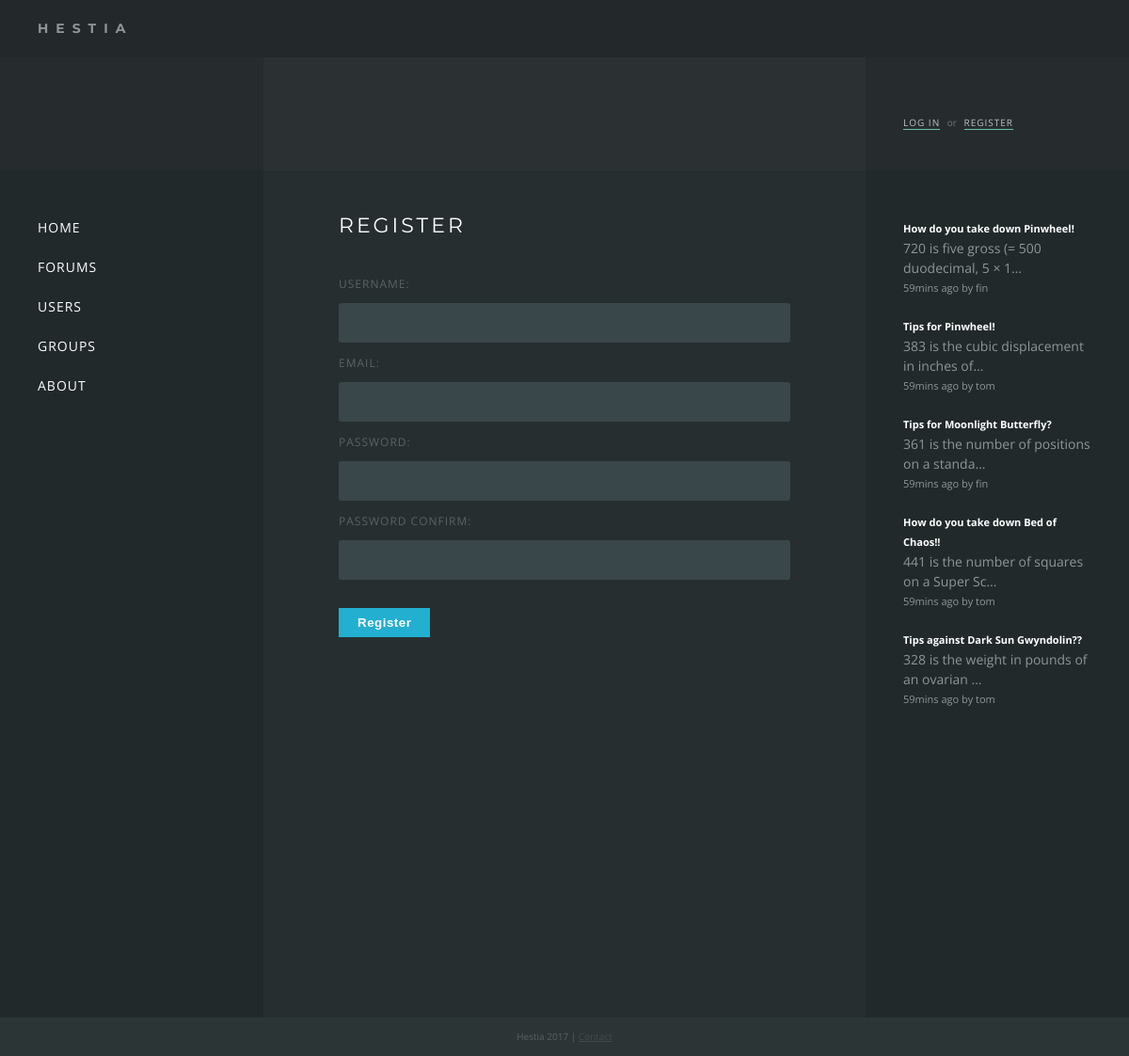
The app's page /users/register with its own data.
### forums/models.py (models this page shows, shortened)
class Response(models.Model):
    thread = models.ForeignKey(Thread, on_delete=models.CASCADE)
    poster = models.ForeignKey(settings.AUTH_USER_MODEL)
    message = models.CharField(max_length=200)
    posted = models.DateTimeField('date posted')

class Thread(models.Model):
    title = models.CharField(max_length=200)
    message = models.CharField(max_length=200)
    posted = models.DateTimeField('date posted')
    poster = models.ForeignKey(settings.AUTH_USER_MODEL, null=True)
    def was_posted_recently(self):
    	now = timezone.now()
    	return now - datetime.timedelta(days=1) <= self.posted <= now
    was_posted_recently.posted  = True
    was_posted_recently.boolean = True
    was_posted_recently.short_description = 'Published recently?'

### users/views.py (the view)
def register_view(request):
    if request.method == "POST":
        form = RegisterForm(request.POST, request.FILES)
        if form.is_valid():
            username = form.cleaned_data['username']
            email = form.cleaned_data['email']
            password = form.cleaned_data['password']
            try:
                user = User.objects.create_user(username, email, password)
            except IntegrityError as e:
                messages.error(request, 'Username taken')
                return render(request, 'users/register.html', {'form':form})
            profile = Profile.objects.create(user=user)
            login(request, user)
            return redirect('/')
        return render(request, 'users/register.html', {'form':form})
    else:
        form = RegisterForm()
        return render(request, 'users/register.html', {'form':form})

### users/forms.py (shortened to what this page needs)
class RegisterForm(forms.Form):
    username = forms.RegexField(min_length=3, max_length=15, regex=r'^[a-zA-Z0-9]+$', error_messages={ 'invalid': _("Username may only contain letters and numbers.") })
    email = forms.EmailField(min_length=10)
    password = forms.CharField(min_length=6, widget=forms.PasswordInput)
    password2 = forms.CharField(widget=forms.PasswordInput, label="Password Confirm")

### users/templates/users/register.html (shortened to what this page needs)
{% extends "base.html" %}
{% block content %}
    <h1>{% block title %}Register{% endblock %}</h1>
    <form method="POST" enctype="multipart/form-data" novalidate>
        {{ form }}
        <button type="submit" class="button button-primary">Register</button>
    </form>
{% endblock %}

### templates/base.html (shortened to what this page needs)
{% load static %}
{% load timesinceshort %}
<!DOCTYPE html>
<html>
<head>
	<link rel="stylesheet" type="text/css" href="{% static 'forums/style.css' %}" />
</head>
<body>
<div class="wrapper">
	<div class="header"><div class="title">Hestia</div></div>
	<div class="hero">
		<div class="box sidebar">
		</div>
		<div class="box content">
		</div>
		<div class="box sidebar auth">
		{% if user.is_authenticated %}
			<div class="name">Hello, <a href="/users/profile/{{ user.username }}">{{ user.username }}</a></div>
			<a href="/users/logout">Log out</a>
		{% else %}
			<a href="/users/login">Log in</a> <span>or</span> <a href="/users/register">Register</a>
		{% endif %}
		</div>
	</div>
	<div class="main">
		<div class="box sidebar">
			<nav>
			<ul>
			<li><a href="/">Home</a></li>
			<li><a href="/forums">Forums</a></li>
			<li><a href="/users">Users</a></li>
			<li><a href="/groups">Groups</a></li>
			<li><a href="/about">About</a></li>
			</ul>
			</nav>
		</div>
		<div class="box content">
			{% block content %}{% endblock %}
		</div>
		<div class="box sidebar">
			<div class="recent-responses">
				{% for recent_response in request.recent_responses %}
				<div class="response">
					<a href="/forums/{{ recent_response.thread.id }}">
						<div class="text-small"><b>{{ recent_response.thread.title }}</b></div>
						{{ recent_response.message|truncatechars:43 }}
						<div class="text-small">{{ recent_response.posted|timesinceshort }} ago by {{ recent_response.poster.username }}</div>
					</a>
				</div>
				{% endfor %}
			</div>
		</div>
	</div>
	<div class="footer">Hestia 2017 | <a href="">Contact</a></div>
</div>
</body>
</html>

### forums/static/forums/style.css (style rules this page uses)
* { margin:0; padding:0; }
html, body { height: 100%; }
body { font-family: 'Open Sans', sans-serif; background: #2F3838; color: #909696; font-size: 14px; line-height: 1.5em; }
a { color: #909696; }
h1 { color: #FFF; font-family: 'Montserrat', sans-serif; font-size: 22px; text-transform: uppercase; letter-spacing: 3px; font-weight: normal; margin-bottom: 40px; }
li { list-style-type: none; line-height: 1.7em; }
.text-small { font-size: 11px; }
.wrapper { display: table; width: 100%; }
.header { font-family: 'Montserrat', sans-serif; display: table-row; height: 1px; background: #23282A; }
.header .title { padding: 20px; padding-left: 40px; text-transform: uppercase; letter-spacing: 8px; font-weight: bold; }
.main { height: 100%; min-height: 900px; display: table; width: 100%; background: #262E30; }
.main .sidebar { width: 200px; background: #22292B; }
.hero { height: 120px; display: table; width: 100%; background: #2B3133; }
.hero .sidebar { width: 200px; background: rgba(34, 41, 43, 0.5); }
.box { display: table-cell; padding: 40px; }
.content { padding: 40px 80px; }
nav li { font-size: 14px; list-style-type: none; line-height: 3em; text-transform: uppercase; letter-spacing: 1px; }
nav li a { text-decoration: none; color: #FFF; padding: 1px 0; }
.auth { vertical-align: bottom; font-size: 10px; }
.auth span { opacity: 0.7; padding: 0 5px; }
.auth > a { text-decoration: none; text-transform: uppercase; color: #FFF; border-bottom: 1px solid #8CFEE6; letter-spacing: 1px; opacity: 0.7; }
input, textarea { width: 100%; display: block; background: rgb(58, 71, 74); border: none; color: #FFF; padding: 10px 15px; font-size: 16px; font-family: inherit; margin: 10px 0; box-sizing: border-box; border-radius: 3px; }
.button-primary { background: #22afd0; padding: 8px 20px; border: 0; color: #FFF; font-weight: bold; letter-spacing: 0.5px; margin-top: 20px; display: inline-block; margin: 20px 0; }
label { opacity: 0.5; text-transform: uppercase; letter-spacing: 1px; font-size: 12px; }
.recent-responses .response { margin-bottom: 20px; word-break: break-word; }
.recent-responses a { text-decoration: none; }
.recent-responses .text-small b { color: #FFF; }
.footer { display: table; height: 1px; background: #22292B; color: #444; width: 100%; text-align: center; color: #FFF; opacity: 0.2; font-size: 10px; padding: 10px 0; }

### records on screen
Response: thread "How do you take down Pinwheel!", message "720 is five gross (= 500 duodecimal, 5 × 1…", posted "59mins", poster.username "fin"
Response: thread "Tips for Pinwheel!", message "383 is the cubic displacement in inches of…", posted "59mins", poster.username "tom"
Response: thread "Tips for Moonlight Butterfly?", message "361 is the number of positions on a standa…", posted "59mins", poster.username "fin"
Response: thread "How do you take down Bed of Chaos!!", message "441 is the number of squares on a Super Sc…", posted "59mins", poster.username "tom"
Response: thread "Tips against Dark Sun Gwyndolin??", message "328 is the weight in pounds of an ovarian …", posted "59mins", poster.username "tom"
